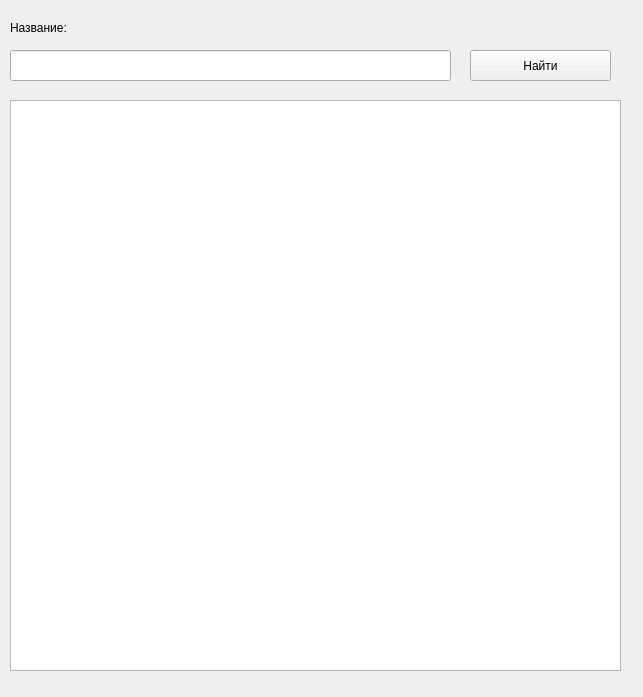
<?xml version="1.0" encoding="UTF-8"?>
<ui version="4.0">
 <class>Form</class>
 <widget class="QWidget" name="Form">
  <property name="geometry">
   <rect>
    <x>0</x>
    <y>0</y>
    <width>643</width>
    <height>697</height>
   </rect>
  </property>
  <property name="windowTitle">
   <string>Form</string>
  </property>
  <widget class="QLabel" name="label">
   <property name="geometry">
    <rect>
     <x>10</x>
     <y>20</y>
     <width>101</width>
     <height>16</height>
    </rect>
   </property>
   <property name="text">
    <string>Название:</string>
   </property>
  </widget>
  <widget class="QLineEdit" name="name">
   <property name="geometry">
    <rect>
     <x>10</x>
     <y>50</y>
     <width>441</width>
     <height>31</height>
    </rect>
   </property>
  </widget>
  <widget class="QPushButton" name="btn">
   <property name="geometry">
    <rect>
     <x>470</x>
     <y>50</y>
     <width>141</width>
     <height>31</height>
    </rect>
   </property>
   <property name="text">
    <string>Найти</string>
   </property>
  </widget>
  <widget class="QTableWidget" name="tableWidget">
   <property name="geometry">
    <rect>
     <x>10</x>
     <y>100</y>
     <width>611</width>
     <height>571</height>
    </rect>
   </property>
  </widget>
 </widget>
 <resources/>
 <connections/>
</ui>
